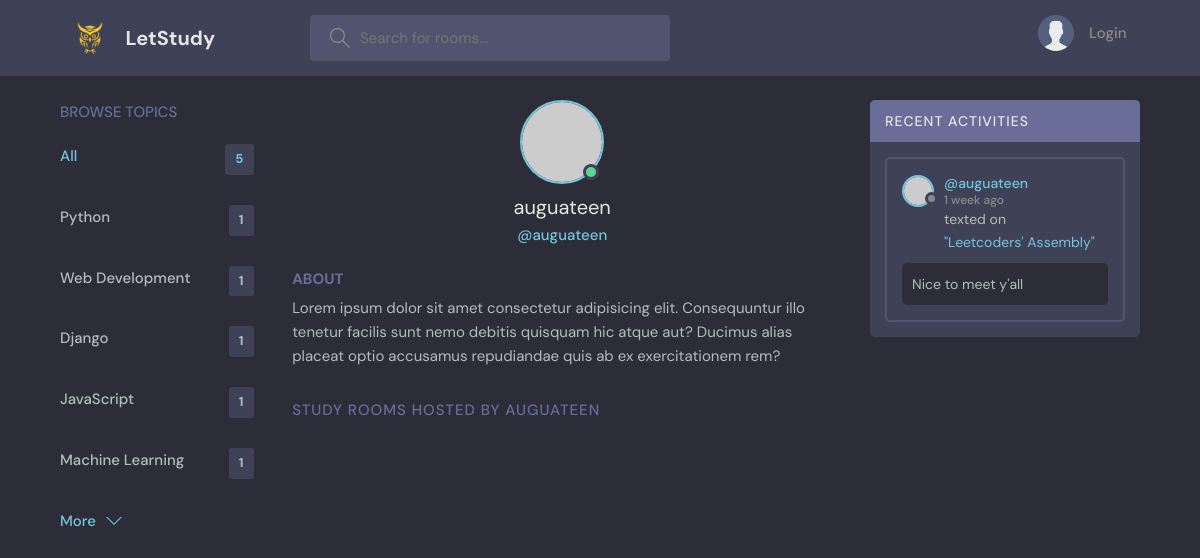
Screenshot of /profile/3/ with the database file from the repository.
### base/models.py (models this page shows, shortened)
class Topic(models.Model):
    name = models.CharField(max_length=200)

class Message(models.Model):
    user = models.ForeignKey(User, on_delete=models.CASCADE)
    room = models.ForeignKey(Room, on_delete=models.CASCADE) # if the room gets deleted, all chats become deleted
    body = models.TextField()
    updated = models.DateTimeField(auto_now=True)
    created = models.DateTimeField(auto_now_add=True)
    class Meta:
        ordering = ["-updated", "-created"]

class Room(models.Model):
    host = models.ForeignKey(User, on_delete=models.SET_NULL, null=True)
    topic = models.ForeignKey(Topic, on_delete=models.SET_NULL, null=True)
    name = models.CharField(max_length=200)
    description = models.TextField(null=True, blank=True)
    participants = models.ManyToManyField(User, related_name="participants", blank=True)
    updated = models.DateTimeField(auto_now=True)
    created = models.DateTimeField(auto_now_add=True)
    class Meta:
        ordering = ["-updated", "-created"]
    def __str__(self):
        return self.name

### base/views.py (the view)
# urls.py: path("profile/<str:pk>/", views.userProfile, name="user-profile"),
def userProfile(request, pk):
    user = User.objects.get(id=pk)
    rooms = user.room_set.all()
    room_messages = user.message_set.all()
    topics = Topic.objects.all()
    context = {"user": user,
               "rooms": rooms,
               "room_messages": room_messages,
               "topics": topics}
    return render(request, "base/profile.html", context)

### base/templates/base/profile.html (shortened to what this page needs)
{% extends 'main.html' %}
{% block content %}
<main class="profile-page layout layout--3">
  <div class="container">
    {% include "base/topics_component.html" %}
    <div class="roomList">
      <div class="profile">
        <div class="profile__avatar">
          <div class="avatar avatar--large active">
            <img src="https://randomuser.me/api/portraits/men/11.jpg" />
          </div>
        </div>
        <div class="profile__info">
          <h3>{{user.username}}</h3>
          <p>@{{user.username}}</p>
        </div>
        <div class="profile__about">
          <h3>About</h3>
          <p>
            Lorem ipsum dolor sit amet consectetur adipisicing elit. Consequuntur illo tenetur
            facilis sunt nemo debitis quisquam hic atque aut? Ducimus alias placeat optio
            accusamus repudiandae quis ab ex exercitationem rem?
          </p>
        </div>
      </div>
      <div class="roomList__header">
        <div>
          <h2>Study Rooms Hosted by {{user.username}}</a>
          </h2>
        </div>
      </div>
    </div>
    {% include "base/activity_component.html" %}
  </div>
</main>
{% endblock content %}

### base/templates/base/topics_component.html
<div class="topics">
    <div class="topics__header">
      <h2>Browse Topics</h2>
    </div>
    <ul class="topics__list">
      <li>
        <a href="{% url 'home' %}" class="active">All <span>{{topics.count}}</span></a>
      </li>
      {% for topic in topics %}
      <li>
        <a href="{% url 'home' %}?q={{ topic.name }}">{{ topic.name }} <span> {{topic.room_set.all.count}} </span></a>
      </li>
      {% endfor %}
    </ul>
    <a class="btn btn--link" href="topics.html">
      More
      <svg version="1.1" xmlns="http://www.w3.org/2000/svg" width="32" height="32" viewBox="0 0 32 32">
        <title>chevron-down</title>
        <path d="M16 21l-13-13h-3l16 16 16-16h-3l-13 13z"></path>
      </svg>
    </a>
  </div>

### base/templates/base/activity_component.html (shortened to what this page needs)
<div class="activities">
    <div class="activities__header">
      <h2>Recent Activities</h2>
    </div>
{% for message in room_messages %}
    <div class="activities__box">
      <div class="activities__boxHeader roomListRoom__header">
        <a href="{% url 'user-profile' message.user.id %}" class="roomListRoom__author">
          <div class="avatar avatar--small">
            <img src="https://randomuser.me/api/portraits/women/11.jpg" />
          </div>
          <p>
            @{{ message.user }} <span>{{ message.created | timesince }} ago</span>
          </p>
        </a>
      </div>
      <div class="activities__boxContent">
        <p>texted on <a href="{% url 'room' message.room.id %}">"{{ message.room }}"</a></p>
        <div class="activities__boxRoomContent">
          {{ message.body }}
        </div>
      </div>
    </div>
{% endfor %}
  </div>

### rows the page displays
Topic: name "Python", room_set.all.count "1"
Topic: name "Web Development", room_set.all.count "1"
Topic: name "Django", room_set.all.count "1"
Topic: name "JavaScript", room_set.all.count "1"
Topic: name "Machine Learning", room_set.all.count "1"
Message: user "auguateen", created "1 week", room "Leetcoders' Assembly", body "Nice to meet y'all"

### other values shown
{{ topics.count }} "5"
{{ user.username }} "auguateen"
{{ user.username }} "AUGUATEEN"
